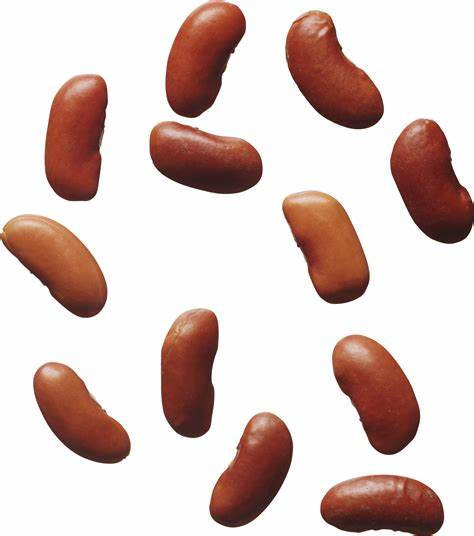
#> input picture images/beanshape.jpg, 474 x 536 px
$ python scan.py
#> lines starting #> are read from the running program, lines starting #| are printed output that depends on the picture; after the words box and inside, x2 and y2 are one past the last pixel; in counts of white or black regions, pixels touching at a corner belong together
# template matching in multiple objects
import cv2 as cv
import numpy as np
from matplotlib import pyplot as plt

img_rgb = cv.imread('images/beanshape.jpg')
#> img_rgb is the input picture: shape (536, 474, 3); mean B, G, R 192.5, 197.1, 217.1


img_gray = cv.cvtColor(img_rgb, cv.COLOR_BGR2GRAY)
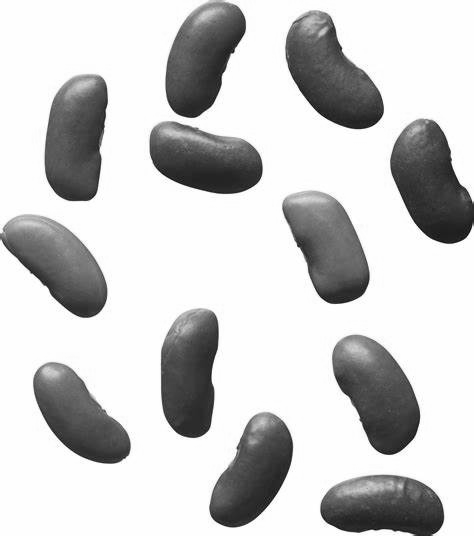
#> img_gray: shape (536, 474); min 2, max 255, mean 202.6
template = cv.imread('images/1bean.jpg', cv.IMREAD_GRAYSCALE)
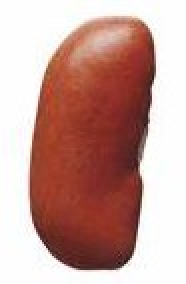
#> input picture images/1bean.jpg, 93 x 142 px (shown 2 times larger)
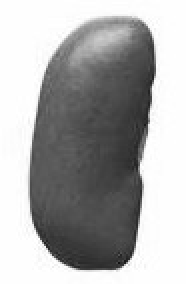
#> template: shape (142, 93) (shown 2 times larger); min 19, max 255, mean 171.4

w, h = template.shape[::-1]
#> w = 93; h = 142
res = cv.matchTemplate(img_gray,template,cv.TM_CCOEFF_NORMED)
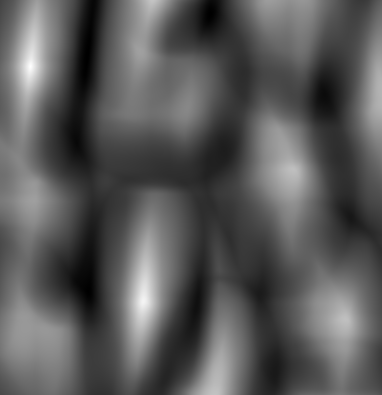
#> res: shape (395, 382) float32; min -0.532, max 1, mean 0.006; drawn with min black and max white
threshold = 0.8
loc = np.where( res >= threshold)
#> loc = 408 positions, rows 51 to 311, columns 25 to 148

for pt in zip(*loc[::-1]):
 cv.rectangle(img_rgb, pt, (pt[0] + w, pt[1] + h), (0,0,255), 2)
#> this loop made 408 passes
#> pt on passes 1 to 3: (31, 51), (32, 51), (30, 52)
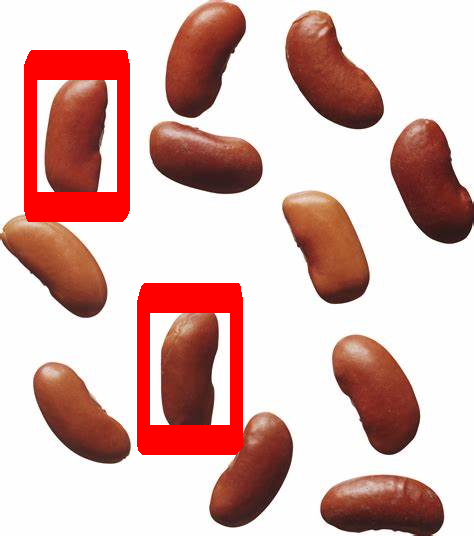
#> img_rgb: shape (536, 474, 3); 7.2% of pixels changed, all inside (x1, y1, x2, y2) = (24, 50, 243, 455)
# cv.imwrite('res.png',img_rgb)
cv.imshow('Result',img_rgb)
cv.waitKey(0)
cv.destroyAllWindows()
